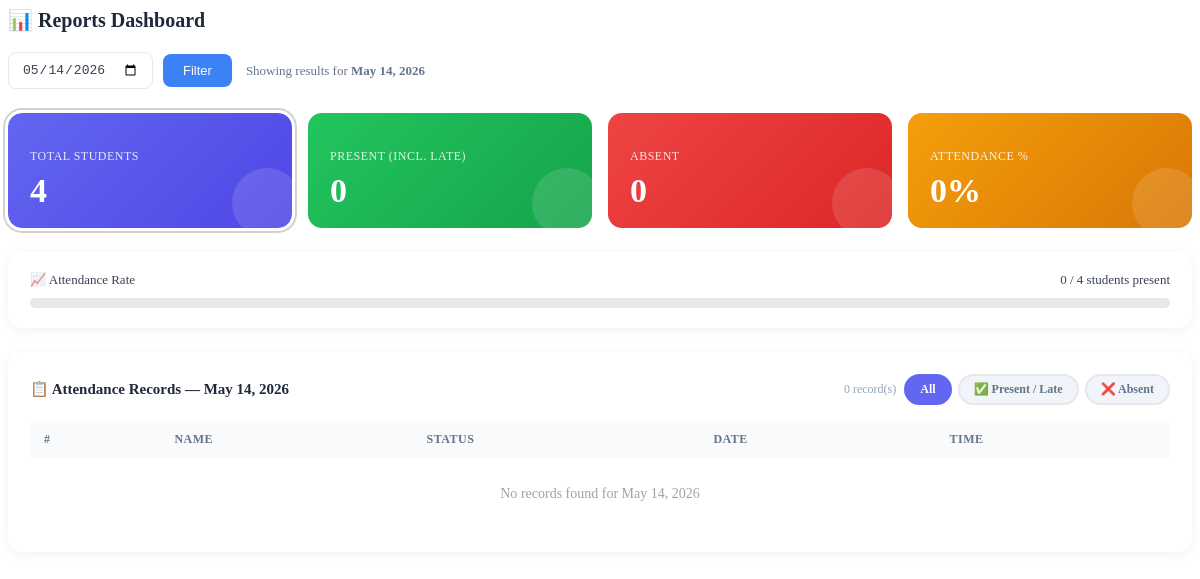
The app's page /pages/reports.php, older data.
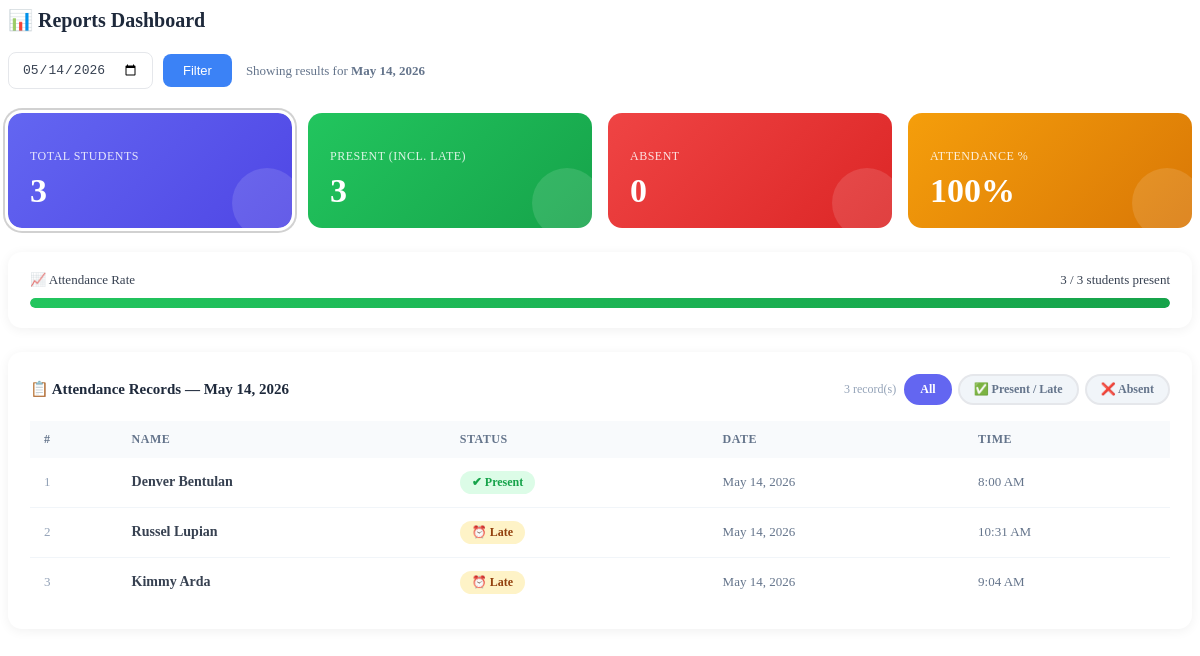
The same page, newer data.
### tables this page shows
CREATE TABLE `attendance` (
  `id` int(11) NOT NULL,
  `student_id` int(11) NOT NULL,
  `scan_date` date NOT NULL,
  `scan_time` time NOT NULL,
  `status` enum('on_time','present','late','absent') NOT NULL DEFAULT 'on_time',
  `date_added` datetime DEFAULT current_timestamp(),
  `created_at` datetime DEFAULT current_timestamp()
);

CREATE TABLE `users` (
  `id` int(11) NOT NULL,
  `fullname` varchar(255) NOT NULL,
  `email` varchar(255) NOT NULL,
  `role` enum('admin','teacher','student','parent') NOT NULL DEFAULT 'student',
  `password` varchar(255) NOT NULL,
  `date_added` datetime DEFAULT current_timestamp(),
  `parent_email` varchar(255) DEFAULT NULL,
  `qr_code` varchar(500) DEFAULT NULL,
  `qr_token` varchar(100) DEFAULT NULL
);

### pages/reports.php (the view, shortened to what the changed rows need)
<?php
include 'includes/db.php';
$date        = $_GET['date']          ?? date('Y-m-d');
$statusFilter = $_GET['status_filter'] ?? 'all';
$total = $conn->query("
    SELECT COUNT(*) AS total FROM users WHERE role='student'
")->fetch_assoc()['total'];
$present = $conn->query("
    SELECT COUNT(DISTINCT student_id) AS total
    FROM attendance
    WHERE status IN ('present', 'on_time', 'late')
      AND scan_date = '$date'
")->fetch_assoc()['total'];
$percentage     = $total > 0 ? round(($present / $total) * 100) : 0;
$formatted_date = date('F d, Y', strtotime($date));
if ($statusFilter === 'absent') {
    $records = $conn->query("
        SELECT users.fullname,
               attendance.status,
               attendance.scan_date,
               attendance.scan_time
        FROM attendance
        JOIN users ON users.id = attendance.student_id
        WHERE attendance.scan_date = '$date'
          AND attendance.status = 'absent'
          AND users.role = 'student'
        ORDER BY users.fullname ASC
    ");
} elseif ($statusFilter === 'all') {
    $records = $conn->query("
        SELECT users.fullname,
               attendance.status,
               attendance.scan_date,
               attendance.scan_time
        FROM attendance
        JOIN users ON users.id = attendance.student_id
        WHERE attendance.scan_date = '$date'
          AND users.role = 'student'
        ORDER BY
            FIELD(attendance.status, 'present','on_time','late','absent'),
            attendance.scan_time DESC
    ");
}
?>
<div class="stat-cards">
    <div class="stat-card indigo <?= $statusFilter==='all'?'active-filter':'' ?>"
         onclick="applyStatusFilter('all')">
        <h4>Total Students</h4>
        <div class="stat-value"><?= $total ?></div>
    </div>
    <div class="stat-card green <?= $statusFilter==='present'?'active-filter':'' ?>"
         onclick="applyStatusFilter('present')">
        <h4>Present (incl. Late)</h4>
        <div class="stat-value"><?= $present ?></div>
    </div>
    <div class="stat-card amber">
        <h4>Attendance %</h4>
        <div class="stat-value"><?= $percentage ?>%</div>
    </div>
</div>
<div class="progress-section">
    <div class="ps-label">
        <span>📈 Attendance Rate</span>
        <span><?= $present ?> / <?= $total ?> students present</span>
    </div>
    <div class="progress-wrap">
        <div class="progress-fill" style="width:<?= $percentage ?>%;"></div>
    </div>
</div>
<div class="table-card">
    <div class="card-header">
        <div class="card-header-right">
            <span class="record-count"><?= $records ? $records->num_rows : 0 ?> record(s)</span>
            <div class="status-tabs">
                <a class="stab <?= $statusFilter==='all'    ?'s-all':''     ?>"
                   href="?page=reports&date=<?= $date ?>&status_filter=all">All</a>
                <a class="stab <?= $statusFilter==='present'?'s-present':'' ?>"
                   href="?page=reports&date=<?= $date ?>&status_filter=present">✅ Present / Late</a>
                <a class="stab <?= $statusFilter==='absent' ?'s-absent':''  ?>"
                   href="?page=reports&date=<?= $date ?>&status_filter=absent">❌ Absent</a>
            </div>
        </div>
    </div>
    <table class="data-table">
        <thead>
            <tr>
                <th>#</th>
                <th>Name</th>
                <th>Status</th>
                <th>Date</th>
                <th>Time</th>
            </tr>
        </thead>
        <tbody>
        <?php if ($records && $records->num_rows > 0):
            $row = 1;
            while ($r = $records->fetch_assoc()):
                $s = $r['status'];
        ?>
            <tr>
                <td style="color:#94a3b8;font-size:13px;"><?= $row++ ?></td>
                <td><strong><?= htmlspecialchars($r['fullname']) ?></strong></td>
                <td>
                    <?php if ($s === 'present' || $s === 'on_time'): ?>
                        <span class="badge present">✔ Present</span>
                    <?php elseif ($s === 'late'): ?>
                        <span class="badge late">⏰ Late</span>
                    <?php else: ?>
                        <span class="badge absent">✖ Absent</span>
                    <?php endif; ?>
                </td>
                <td style="color:#64748b;font-size:13px;">
                    <?= date('M d, Y', strtotime($r['scan_date'])) ?>
                </td>
                <td style="color:#64748b;font-size:13px;">
                    <?= (!empty($r['scan_time']) && $r['scan_time'] !== '00:00:00')
                        ? date('g:i A', strtotime($r['scan_time']))
                        : '—' ?>
                </td>
            </tr>
        <?php endwhile; ?>
        <?php else: ?>
            <tr>
                <td colspan="5" style="text-align:center;color:#9ca3af;padding:28px;">
                    No <?= $statusFilter !== 'all' ? $statusFilter : '' ?> records found for <?= $formatted_date ?>
                </td>
            </tr>
        <?php endif; ?>
        </tbody>
    </table>
</div>

Row changes from the older to the newer data that the page shows:
added attendance: student.fullname "Denver Bentulan", status "✔ Present", scan_date "May 14, 2026", scan_time "8:00 AM"
added attendance: student.fullname "Russel Lupian", status "⏰ Late", scan_date "May 14, 2026", scan_time "10:31 AM"
added attendance: student.fullname "Kimmy Arda", status "⏰ Late", scan_date "May 14, 2026", scan_time "9:04 AM"
Text that changed along with them:
$total: "4" → "3"
$present: "0" → "3"
$percentage: "0" → "100"
$records->num_rows: "0" → "3"
$formatted_date: "May 14, 2026" → (not shown)
text no longer shown: "No records found for"
